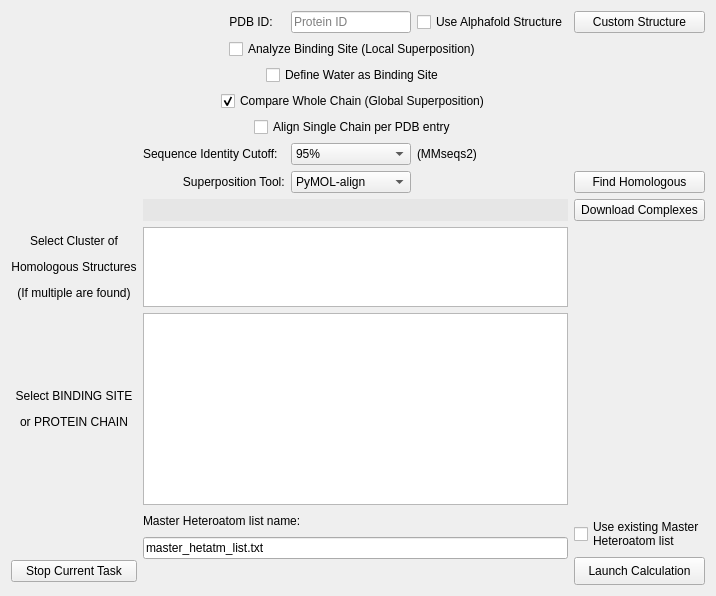
      <widget class="QWidget" name="TabDefine">
       <attribute name="title">
        <string>Define System</string>
       </attribute>
       <layout class="QGridLayout" name="gridLayout_4">
        <item row="13" column="1" colspan="5">
         <widget class="QListWidget" name="ListIdentify"/>
        </item>
        <item row="13" column="0">
         <widget class="QLabel" name="LabelSelect">
          <property name="text">
           <string>&lt;html&gt;&lt;head/&gt;&lt;body&gt;&lt;p align=&quot;center&quot;&gt;Select BINDING SITE&lt;/p&gt;&lt;p align=&quot;center&quot;&gt;or PROTEIN CHAIN&lt;/p&gt;&lt;/body&gt;&lt;/html&gt;</string>
          </property>
          <property name="wordWrap">
           <bool>true</bool>
          </property>
         </widget>
        </item>
        <item row="0" column="2">
         <widget class="QLabel" name="LabelPDB">
          <property name="text">
           <string>&lt;html&gt;&lt;head/&gt;&lt;body&gt;&lt;p align=&quot;center&quot;&gt;PDB ID:&lt;/p&gt;&lt;/body&gt;&lt;/html&gt;</string>
          </property>
          <property name="scaledContents">
           <bool>true</bool>
          </property>
         </widget>
        </item>
        <item row="10" column="3">
         <widget class="QComboBox" name="ComboAlignTool">
          <item>
           <property name="text">
            <string>PyMOL-align</string>
           </property>
          </item>
          <item>
           <property name="text">
            <string>PyMOL-super</string>
           </property>
          </item>
          <item>
           <property name="text">
            <string>TM-align</string>
           </property>
          </item>
          <item>
           <property name="text">
            <string>GANGSTA+</string>
           </property>
          </item>
          <item>
           <property name="text">
            <string>DeepAlign</string>
           </property>
          </item>
          <item>
           <property name="text">
            <string>ProBiS</string>
           </property>
          </item>
         </widget>
        </item>
        <item row="5" column="1" colspan="5" alignment="Qt::AlignHCenter">
         <widget class="QCheckBox" name="CheckCompare">
          <property name="text">
           <string>Compare Whole Chain (Global Superposition)</string>
          </property>
          <property name="checked">
           <bool>true</bool>
          </property>
         </widget>
        </item>
        <item row="0" column="6">
         <widget class="QPushButton" name="PushCustom">
          <property name="toolTip">
           <string>Use custom PDB file</string>
          </property>
          <property name="text">
           <string>Custom Structure</string>
          </property>
         </widget>
        </item>
        <item row="6" column="1" colspan="5" alignment="Qt::AlignHCenter">
         <widget class="QCheckBox" name="CheckAligned">
          <property name="text">
           <string>Align Single Chain per PDB entry</string>
          </property>
         </widget>
        </item>
        <item row="9" column="3">
         <widget class="QComboBox" name="ComboMMseqs2">
          <property name="minimumSize">
           <size>
            <width>100</width>
            <height>0</height>
           </size>
          </property>
          <property name="maximumSize">
           <size>
            <width>120</width>
            <height>16777215</height>
           </size>
          </property>
          <property name="toolTip">
           <string>Sequence identity clustering cutoff</string>
          </property>
          <property name="currentText">
           <string>95%</string>
          </property>
          <property name="currentIndex">
           <number>5</number>
          </property>
          <item>
           <property name="text">
            <string>30%</string>
           </property>
          </item>
          <item>
           <property name="text">
            <string>40%</string>
           </property>
          </item>
          <item>
           <property name="text">
            <string>50%</string>
           </property>
          </item>
          <item>
           <property name="text">
            <string>70%</string>
           </property>
          </item>
          <item>
           <property name="text">
            <string>90%</string>
           </property>
          </item>
          <item>
           <property name="text">
            <string>95%</string>
           </property>
          </item>
          <item>
           <property name="text">
            <string>100%</string>
           </property>
          </item>
          <item>
           <property name="text">
            <string>Custom Cluster</string>
           </property>
          </item>
         </widget>
        </item>
        <item row="9" column="4">
         <widget class="QLabel" name="label_10">
          <property name="text">
           <string>(MMseqs2)</string>
          </property>
         </widget>
        </item>
        <item row="0" column="0" colspan="2">
         <spacer name="horizontalSpacer">
          <property name="orientation">
           <enum>Qt::Horizontal</enum>
          </property>
          <property name="sizeHint" stdset="0">
           <size>
            <width>40</width>
            <height>20</height>
           </size>
          </property>
         </spacer>
        </item>
        <item row="0" column="3">
         <widget class="QLineEdit" name="LineProtein">
          <property name="minimumSize">
           <size>
            <width>70</width>
            <height>0</height>
           </size>
          </property>
          <property name="maximumSize">
           <size>
            <width>120</width>
            <height>16777215</height>
           </size>
          </property>
          <property name="placeholderText">
           <string>Protein ID</string>
          </property>
         </widget>
        </item>
        <item row="9" column="1" colspan="2">
         <widget class="QLabel" name="label_3">
          <property name="text">
           <string>Sequence Identity Cutoff:</string>
          </property>
         </widget>
        </item>
        <item row="10" column="6">
         <widget class="QPushButton" name="PushFind">
          <property name="toolTip">
           <string>Find complexes in sequence identity cluster</string>
          </property>
          <property name="text">
           <string>Find Homologous</string>
          </property>
         </widget>
        </item>
        <item row="16" column="0">
         <widget class="QPushButton" name="PushStop">
          <property name="text">
           <string>Stop Current Task</string>
          </property>
         </widget>
        </item>
        <item row="3" column="1" colspan="5" alignment="Qt::AlignHCenter">
         <widget class="QCheckBox" name="CheckAnalyze">
          <property name="text">
           <string>Analyze Binding Site (Local Superposition)</string>
          </property>
          <property name="checked">
           <bool>false</bool>
          </property>
         </widget>
        </item>
        <item row="0" column="4" colspan="2">
         <widget class="QCheckBox" name="CheckAlphafoldStruct">
          <property name="text">
           <string>Use Alphafold Structure</string>
          </property>
         </widget>
        </item>
        <item row="10" column="1" colspan="2">
         <widget class="QLabel" name="label_7">
          <property name="text">
           <string>            Superposition Tool:</string>
          </property>
         </widget>
        </item>
        <item row="4" column="1" colspan="5" alignment="Qt::AlignHCenter">
         <widget class="QCheckBox" name="CheckWater">
          <property name="text">
           <string>Define Water as Binding Site</string>
          </property>
         </widget>
        </item>
        <item row="11" column="6">
         <widget class="QPushButton" name="PushDownlad">
          <property name="toolTip">
           <string>Download .pdb files of identified proteins in sequence identity cluster. </string>
          </property>
          <property name="toolTipDuration">
           <number>0</number>
          </property>
          <property name="text">
           <string>Download Complexes</string>
          </property>
         </widget>
        </item>
        <item row="15" column="6">
         <widget class="QCheckBox" name="CheckUseCurrentMHL">
          <property name="toolTip">
           <string>&lt;html&gt;&lt;head/&gt;&lt;body&gt;&lt;p&gt;If checked does not perform rotation and does not overwrite the master heteroatom list.&lt;/p&gt;&lt;p&gt;Uses data from the existing master heteroatom list.&lt;/p&gt;&lt;p&gt;Make sure the above settings are the same as when originally making the list&lt;/p&gt;&lt;/body&gt;&lt;/html&gt;</string>
          </property>
          <property name="text">
           <string>Use existing Master
Heteroatom list</string>
          </property>
          <property name="autoRepeatInterval">
           <number>97</number>
          </property>
         </widget>
        </item>
        <item row="14" column="1" rowspan="3" colspan="5">
         <layout class="QVBoxLayout" name="verticalLayout">
          <item>
           <widget class="QLabel" name="label_6">
            <property name="text">
             <string>Master Heteroatom list name:</string>
            </property>
           </widget>
          </item>
          <item>
           <widget class="QLineEdit" name="LineMHLName">
            <property name="text">
             <string>master_hetatm_list.txt</string>
            </property>
           </widget>
          </item>
          <item>
           <widget class="QLabel" name="LabelPresent">
            <property name="text">
             <string/>
            </property>
           </widget>
          </item>
         </layout>
        </item>
        <item row="11" column="1" colspan="5">
         <widget class="QLabel" name="LineFind">
          <property name="styleSheet">
           <string notr="true">background-color: rgb(230, 230, 230);
color: rgb(4, 4, 4);
</string>
          </property>
          <property name="text">
           <string/>
          </property>
         </widget>
        </item>
        <item row="16" column="6">
         <widget class="QPushButton" name="PushGo">
          <property name="sizePolicy">
           <sizepolicy hsizetype="Minimum" vsizetype="Fixed">
            <horstretch>140</horstretch>
            <verstretch>30</verstretch>
           </sizepolicy>
          </property>
          <property name="minimumSize">
           <size>
            <width>120</width>
            <height>28</height>
           </size>
          </property>
          <property name="maximumSize">
           <size>
            <width>140</width>
            <height>30</height>
           </size>
          </property>
          <property name="toolTip">
           <string>Run MADE plugin using above selections</string>
          </property>
          <property name="text">
           <string>Launch Calculation</string>
          </property>
         </widget>
        </item>
        <item row="12" column="1" colspan="5">
         <widget class="QListWidget" name="ListEntity">
          <property name="maximumSize">
           <size>
            <width>16777215</width>
            <height>80</height>
           </size>
          </property>
         </widget>
        </item>
        <item row="12" column="0">
         <widget class="QLabel" name="label_11">
          <property name="text">
           <string>&lt;html&gt;&lt;head/&gt;&lt;body&gt;&lt;p align=&quot;center&quot;&gt;Select Cluster of&lt;/p&gt;&lt;p align=&quot;center&quot;&gt;Homologous Structures&lt;/p&gt;&lt;p align=&quot;center&quot;&gt;(If multiple are found)&lt;/p&gt;&lt;/body&gt;&lt;/html&gt;</string>
          </property>
         </widget>
        </item>
       </layout>
      </widget>
